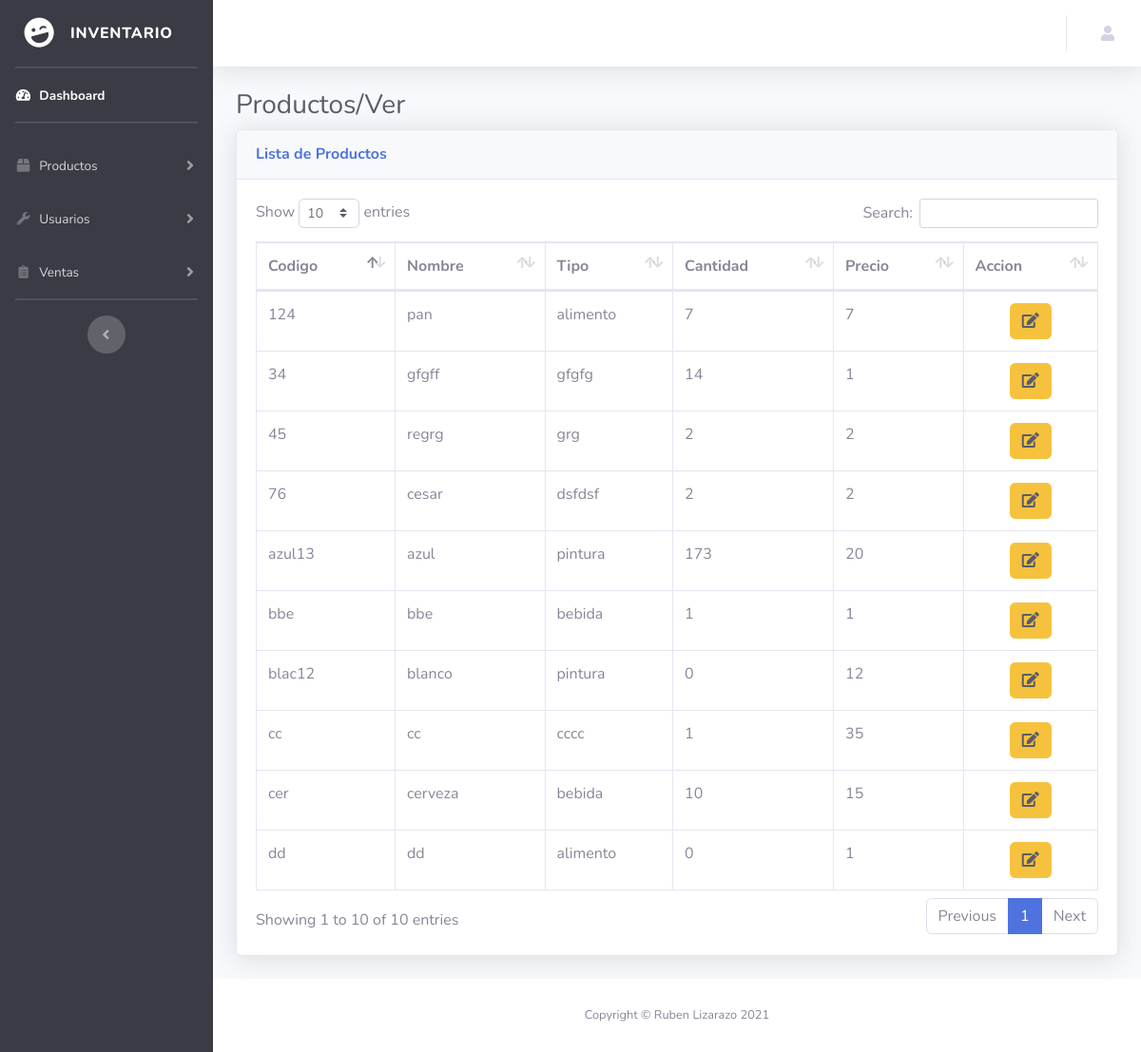
The app's page /index.php/administracion/listaProductos with its own data.
### tables this page shows
CREATE TABLE `productos`  (
  `id_producto` varchar(255) NOT NULL,
  `nombre` varchar(255) NULL DEFAULT NULL,
  `tipo` varchar(255) NULL DEFAULT NULL,
  `cantidad` int(255) NULL DEFAULT NULL,
  `precio` double(255, 0) NULL DEFAULT NULL,
  PRIMARY KEY (`id_producto`) USING BTREE
);

### application/controllers/Administracion.php (called while the page is built, shortened)
<?Php
class Administracion extends CI_Controller
{
    public function __construct()
    {
        $this->load->model(array('Administracion_model'));
    }
    private function plantilla()
    {
        $datos['usuario'] = $this->session->nombreUsuario . ' ' . $this->session->apellidoUsuario;
        $this->load->view('administracion/head');
        $this->load->view('administracion/sidebar');
        $this->load->view('administracion/topbar', $datos);
    }
    private function footer()
    {
        $this->load->view('administracion/footer');
        $this->load->view('administracion/end');
    }
    public function listaProductos()
    {
        $productos['products'] = $this->Administracion_model->verProductos();
        $this->plantilla();
        $this->load->view('listProductos', $productos);
        $this->footer();
    }
}

### index.php (called while the page is built, shortened)
<?php
require_once BASEPATH.'core/CodeIgniter.php';

### application/models/Administracion_model.php (called while the page is built, shortened)
<?Php
    class Administracion_model extends CI_Model {
        public function verProductos()
        {
            $this->db->select('*');
            $this->db->from('productos');
            $query=$this->db->get();
            return $query->result();
        }
    }
?>

### application/views/listProductos.php (the view, shortened to what this page needs)
 <div class="container-fluid">
<h1 class="h3 mb-2 text-gray-800">Productos/Ver</h1>
<div class="card shadow mb-4">
  <div class="card-header py-3">
    <h6 class="m-0 font-weight-bold text-primary">Lista de Productos</h6>
  </div>
  <div class="card-body">
    <div class="table-responsive">
      <table class="table table-bordered" id="dataTable" width="100%" cellspacing="0">
        <thead>
          <tr>
            <th>Codigo</th>
            <th>Nombre</th>
            <th>Tipo</th>
            <th>Cantidad</th>
            <th>Precio</th>
            <th>Accion</th>
          </tr>
        </thead>
        <tbody>
            <?Php
                foreach ($products as $producto) {
            ?>
          <tr>
            <td><?=$producto->id_producto?></td>
            <td><?=$producto->nombre?></td>
            <td><?=$producto->tipo?></td>
            <td><?=$producto->cantidad?></td>
            <td><?=$producto->precio?></td>
            <td class="text-center"><a href="<?= base_url() ?>Administracion/actualizarProducto/<?=$producto->id_producto?>" class="btn btn-warning text-dark"> <i class="fa fa-edit"></i></a></td>
          </tr>
          <?Php
              }
          ?>
        </tbody>
      </table>
    </div>
  </div>
</div>
</div>
</div>

### application/views/administracion/head.php (shortened to what this page needs)
<!DOCTYPE html>
<html lang="es">
<head>
  <link rel="stylesheet" href="https://cdn.jsdelivr.net/npm/bootstrap@5.1.3/dist/css/bootstrap.min.css">
  <link href="<?= base_url() ?>assets/vendor/fontawesome-free/css/all.min.css" rel="stylesheet" type="text/css">
  <link href="<?= base_url() ?>assets/css/sb-admin-2.css" rel="stylesheet">
  <link href="<?= base_url() ?>assets/css/estilos.css" rel="stylesheet">
  <link href="<?= base_url() ?>assets/vendor/datatables/dataTables.bootstrap4.min.css" rel="stylesheet">
</head>

### application/views/administracion/sidebar.php (shortened to what this page needs)
<body id="page-top">
  <div id="wrapper">
    <ul class="navbar-nav bg-gray-900 sidebar sidebar-dark accordion" id="accordionSidebar">
      <a class="sidebar-brand d-flex align-items-center justify-content-center" href="<?= base_url() ?>Administracion">
        <div class="sidebar-brand-icon rotate-n-15">
          <i class="fas fa-laugh-wink"></i>
        </div>
        <div class="sidebar-brand-text mx-3">Inventario</div>
      </a>
      <hr class="sidebar-divider my-0">
      <li class="nav-item active">
        <a class="nav-link" href="<?= base_url() ?>Administracion">
          <i class="fas fa-fw fa-tachometer-alt"></i>
          <span>Dashboard</span></a>
      </li>
      <hr class="sidebar-divider">
      <li class="nav-item">
        <a class="nav-link collapsed" href="#" data-toggle="collapse" data-target="#collapseTwo" aria-expanded="true" aria-controls="collapseTwo">
          <i class="fas fa-fw fa-box"></i>
          <span>Productos</span>
        </a>
      </li>
      <li class="nav-item">
        <a class="nav-link collapsed" href="#" data-toggle="collapse" data-target="#collapseUtilities" aria-expanded="true" aria-controls="collapseUtilities">
          <i class="fas fa-fw fa-wrench"></i>
          <span>Usuarios</span>
        </a>
      </li>
      <li class="nav-item">
        <a class="nav-link collapsed" href="#" data-toggle="collapse" data-target="#collapsepago" aria-expanded="true" aria-controls="collapsepago">
          <i class="fas fa-fw fa-clipboard-list"></i>
          <span>Ventas</span>
        </a>
      </li>
      <hr class="sidebar-divider d-none d-md-block">
      <div class="text-center d-none d-md-inline">
        <button class="rounded-circle border-0" id="sidebarToggle"></button>
      </div>
    </ul>

### application/views/administracion/topbar.php (shortened to what this page needs)
<div id="content-wrapper" class="d-flex flex-column">
  <div id="content">
    <nav class="navbar navbar-expand navbar-light bg-white topbar mb-4 static-top shadow">
      <ul class="navbar-nav ml-auto">
        <li class="nav-item dropdown no-arrow">
          <a class="nav-link dropdown-toggle" href="#" id="userDropdown" role="button" data-toggle="dropdown" aria-haspopup="true" aria-expanded="false">
            <i class="fa fa-user"></i>
          </a>
        </li>
      </ul>
    </nav>

### application/views/administracion/footer.php
<footer class="sticky-footer bg-white">
        <div class="container my-auto">
          <div class="copyright text-center my-auto">
            <span>Copyright &copy; Ruben Lizarazo 2021</span>
          </div>
        </div>
      </footer>

### application/views/administracion/end.php (shortened to what this page needs)
</div>
  </div>
</body>
</html>

### records on screen
productos: id_producto "124", nombre "pan", tipo "alimento", cantidad "7", precio "7"
productos: id_producto "34", nombre "gfgff", tipo "gfgfg", cantidad "14", precio "1"
productos: id_producto "45", nombre "regrg", tipo "grg", cantidad "2", precio "2"
productos: id_producto "76", nombre "cesar", tipo "dsfdsf", cantidad "2", precio "2"
productos: id_producto "azul13", nombre "azul", tipo "pintura", cantidad "173", precio "20"
productos: id_producto "bbe", nombre "bbe", tipo "bebida", cantidad "1", precio "1"
productos: id_producto "blac12", nombre "blanco", tipo "pintura", cantidad "0", precio "12"
productos: id_producto "cc", nombre "cc", tipo "cccc", cantidad "1", precio "35"
productos: id_producto "cer", nombre "cerveza", tipo "bebida", cantidad "10", precio "15"
productos: id_producto "dd", nombre "dd", tipo "alimento", cantidad "0", precio "1"
